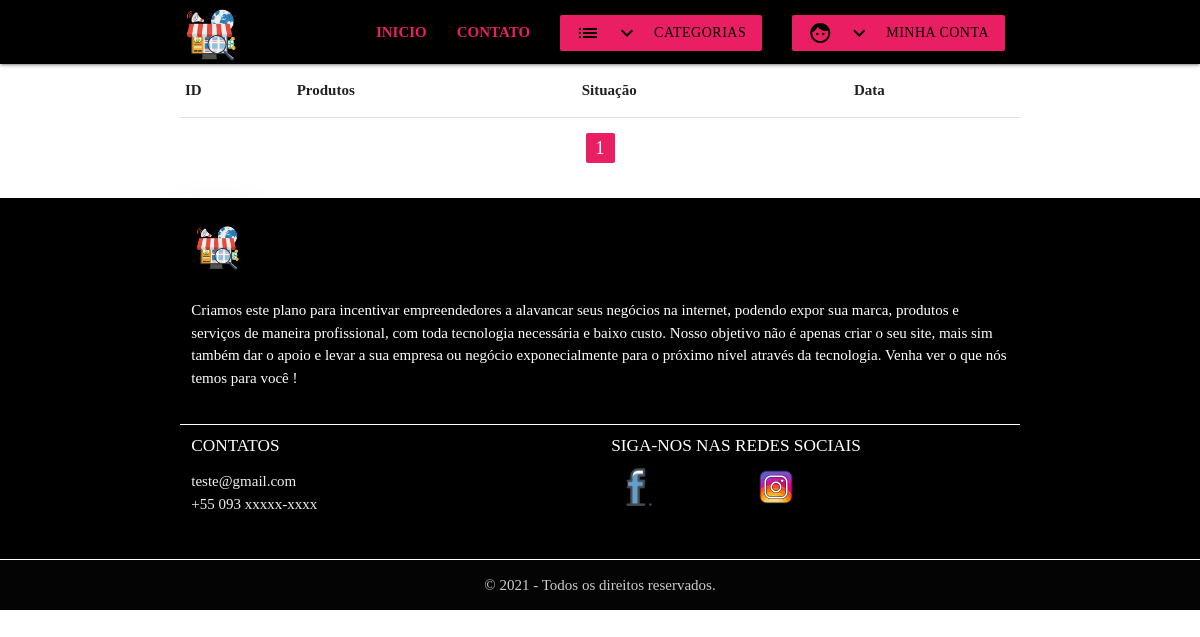
The app's page /meus-pedidos/ (signed in), older data.
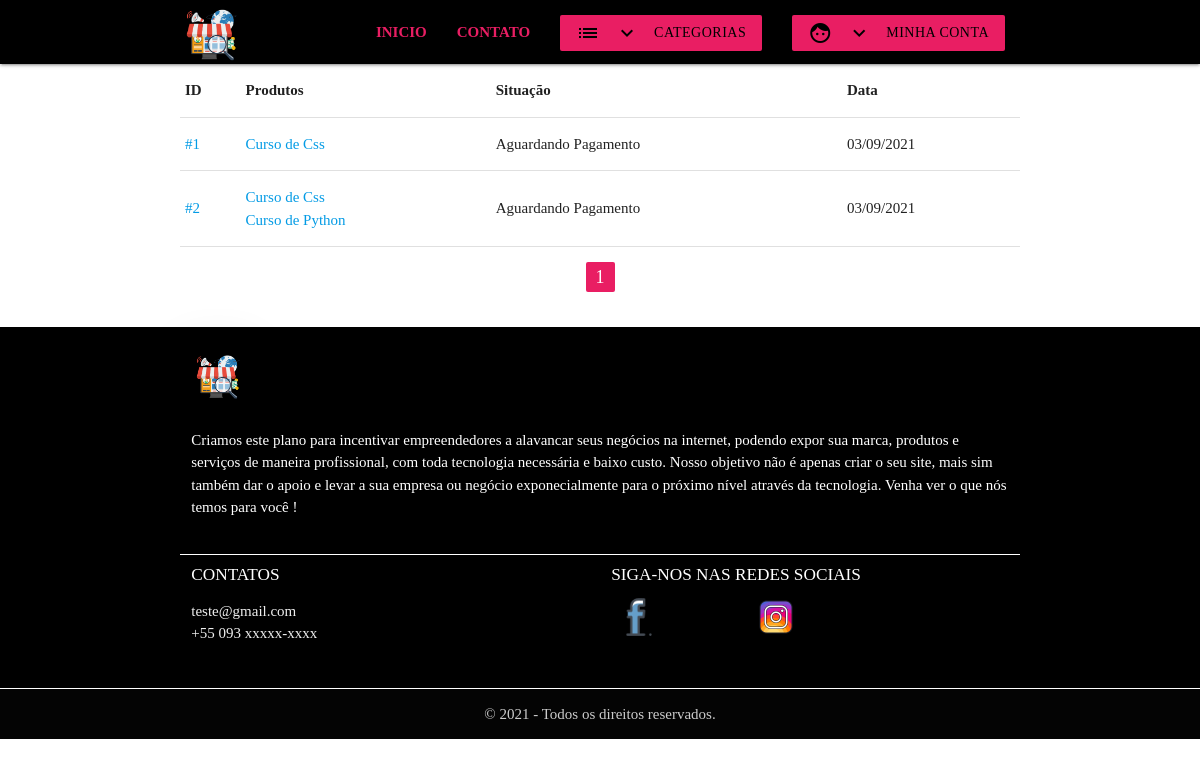
The same page, newer data.
### checkout/models.py (models this page shows, shortened)
class Pedido(models.Model):
    STATUS_ = (
        (0, 'Aguardando Pagamento'),
        (1, 'Concluída'),
        (2, 'Cancelado'),
    )
    OPCAO_PAGAMENTO_ = (
        ('pagseguro', 'PagSeguro'),
        ('paypal', 'Paypal'),
        ('deposito', 'Depósito')
    )
    usuario = models.ForeignKey(settings.AUTH_USER_MODEL, verbose_name='Usuário', on_delete=models.CASCADE)
    status = models.IntegerField('Situação', choices=STATUS_, default=0, blank=True)
    opcao_pagamento = models.CharField('Opção de pagamentos', choices=OPCAO_PAGAMENTO_, max_length=10, default='deposito')
    criado = models.DateTimeField('Criado em', auto_now_add=True)#é adicionado no momento da criação, não pode ser alterado
    modificado = models.DateTimeField('Modificado em', auto_now=True)#é adicionado no momento da modificação, pode ser alterado
    objects = GerenciadorPedido()
    class Meta:
        verbose_name = 'Pedido'
        verbose_name_plural = 'Pedidos'
    def produtos(self):
        produtos_ids = self.itens.values_list('produto')
        return Produto.objects.filter(pk__in=produtos_ids)
    def pagseguro(self):
        pg = PagSeguro(#passa as informações da conta do pagseguro que estão no settings
            email=settings.PAGSEGURO_EMAIL,
            token=settings.PAGSEGURO_TOKEN,
            config={
                'sandbox':settings.PAGSEGURO_SANDBOX
            }
        )
        pg.sender = {#envia as informações de quem está fazendo a compra, olhar a documentação para ver quais campos é necessário
            'email':self.usuario.email
        }
        pg.reference_prefix = None #este campo serve para o pagseguro nos notificar quando houver notificaações no pagamento
        pg.shipping = None #dados da entrega
        pg.reference = self.pk #id do pedido
        for item in self.itens.all():
            pg.items.append(
                {
                    'id' : item.produto.pk,
                    'description' : item.produto.nome,
                    'quantity' : item.quantidade,
                    'amount' : '%.2f' % item.preco
                }
            )
        return pg
    def paypal(self):
        paypal_dict = {
            'upload' : '1',#se houver a possibilidade de haver mais de um item no carrinho, então é obrigatório usar essa variável
            'business' : settings.PAYPAL_EMAIL,
            'invoice' : self.pk,#referencia um id de um pedido do nosso sistema
            'cmd' : '_cart',#se houver a possibilidade de haver mais de um item no carrinho, então é obrigatório usar essa variável
            'currency_code' : 'BRL',
            'charset' : 'utf-8',
        }
        index=1
        for item in self.itens.all():#itens vem do atributo nomeado na classe ItensPedido
            paypal_dict['amount_{}'.format(index)] = '%.2f' % item.preco
            paypal_dict['item_name_{}'.format(index)] = item.produto.nome
            paypal_dict['quantity_{}'.format(index)] = item.quantidade
            index += 1
        return paypal_dict

### catalog/models.py (models this page shows, shortened)
class Produto(models.Model):
    nome = models.CharField('Nome', max_length=100)
    slug = models.SlugField('Identificador', max_length=100)
    categoria = models.ForeignKey('catalog.Categoria', verbose_name='Categoria', on_delete=models.PROTECT)
    descricao = models.TextField('Descrição', blank=True)
    preco = models.DecimalField('Preço', decimal_places=2, max_digits=8)# EX: 99999999, 99
    criado = models.DateTimeField('Criado em', auto_now_add=True)
    modificado = models.DateTimeField('Modificado em', auto_now=True)
    imagem = models.ImageField(upload_to='produtos/', blank=True, null=True)
    class Meta:
        verbose_name = 'Produtos'
        verbose_name_plural = 'Produtos'
        ordering = ['nome']

### checkout/views.py (the view)
# urls.py: path('meus-pedidos/', views.ListaPedido.as_view(), name='meus-pedidos'),
class ListaPedido(LoginRequiredMixin, generic.ListView):
    template_name = 'checkout/lista_pedidos.html'
    paginate_by = 5
    def get_queryset(self):
        return Pedido.objects.filter(usuario=self.request.user)

### catalog/context_processors.py (called while the page is built)
def categorias(request):
    return {
        'categorias': Categoria.objects.all()#retorna esse dicionario que será acessível com essa chave
    }

### core_app/templatetags/core_extras.py (called while the page is built)
@register.inclusion_tag('arquivos_html/paginacao.html', takes_context=True)#takes_context recebe True para não ser preciso passar parâmetro pelo template
def paginacao(context):
    return{#vai retornar esses objetos para o arquivo paginacao.html
        'paginator' : context['paginator'],
        'request' : context['request'],
        'page_obj' : context['page_obj']
    }

### checkout/templates/checkout/lista_pedidos.html
{% extends 'arquivos_html/base.html' %}
{% load core_extras %}
{% block container %}
<table>
    <thead>
        <tr>
            <th>ID</th>
            <th>Produtos</th>
            <th>Situação</th>
            <th>Data</th>
        </tr>
        <tbody>
            {% for pedido in object_list %}
            <tr>
                <td>
                    <a href="{% url 'detalhe-pedido' pedido.pk %}">#{{ pedido.pk }}</a>
                </td>
                <td>
                    {% for produto in pedido.produtos %}
                    <a href="{% url 'detalhe-pedido' pedido.pk %}">{{ produto.nome }}</a> {% if not forloop.last %} <br>{% endif %}
                    {% endfor %}
                </td>
                <td>
                    {{ pedido.get_status_display }}
                </td>
                <td>
                    {{ pedido.criado | date:"d/m/Y" }}
                </td>
            </tr>
            {% endfor %}
        </tbody>
    </thead>
</table>
{% paginacao %}
{% endblock %}

Row changes from the older to the newer data that the page shows:
added Pedido: pk "1", status "Aguardando Pagamento", criado "03/09/2021"
now on this page (row unchanged): Produto: nome "Curso de Css"
added Pedido: pk "2", status "Aguardando Pagamento", criado "03/09/2021"
now on this page (row unchanged): Produto: nome "Curso de Python", shown under "2"
